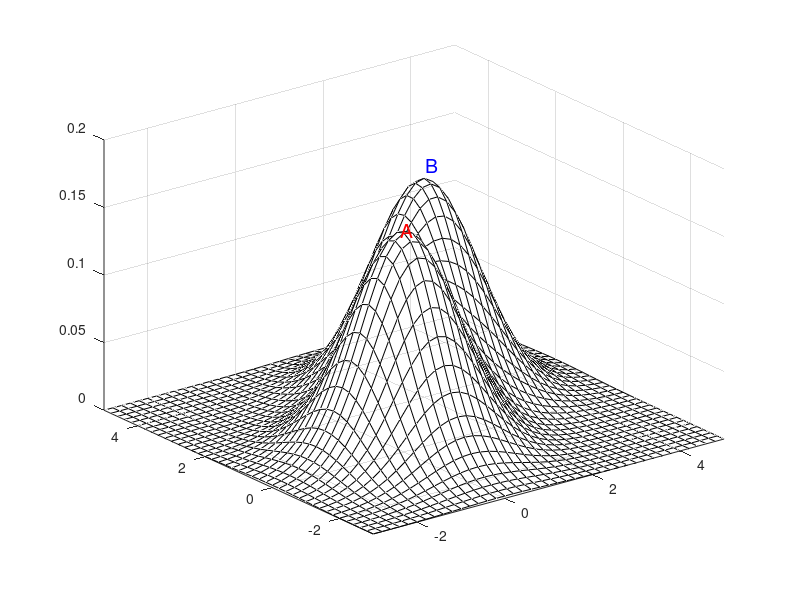

Here is the MATLAB script that generated this plot: (Note: this script raises an error after producing the figure.)
clear all
clc

mu1 = [0 0];
mu2 = [2 2];
sigma = [1 0; 0 1];

x1 = -3:.2:5;
x2 = -3:.2:5;
[X1,X2] = meshgrid(x1,x2);
X = [X1(:) X2(:)];

y1 = mvnpdf(X,mu1,sigma);
y1 = reshape(y1,length(x2),length(x1));
y2 = mvnpdf(X,mu2,sigma);
y2 = reshape(y2,length(x2),length(x1));
y = y1+y2;

s1 = surf(X1,X2, y,'FaceAlpha',0);


hold on


c1 = contour(x1,x2,y1,[0.01 0.01], 'r', 'LineWidth',1.5 );

hold on
scatter(0,0,'MarkerEdgeColor','r',...
              'MarkerFaceColor','r',...
              'LineWidth',1.5)
text(-0.3,-0.3, 0.17,'A', 'Color','r','FontSize', 14)

hold on
c2 = contour(x1,x2,y2,[0.01 0.01], 'b', 'LineWidth',1.5);
hold on
scatter(2,2,'MarkerEdgeColor','b',...
              'MarkerFaceColor','b',...
              'LineWidth',1.5)
text(2.1,2.1, 0.17,'B', 'Color','b','FontSize', 14)


startN = 28;
endN = 55;

startN2 = 70;
endN2 =94;

btwRegion = [c1(1,startN:endN), c2(1,startN2:endN2)];
x_region = [c1(2,startN:endN), c2(2,startN2:endN2)];
ff = fill(x_region, btwRegion, [0.85 0.85 0.90]);
ff.EdgeColor = 'none';


fig = gca;
xLab = xlabel('S');
xticks([]);
yLab = ylabel('T');
yticks([]);
zlabel('U')
zticks([])

